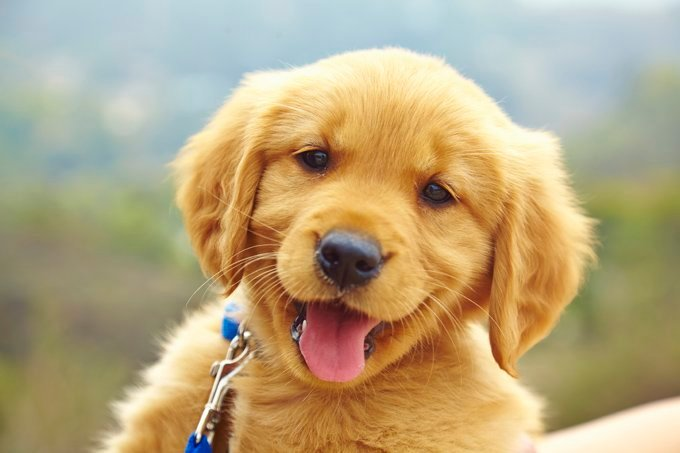
#> input picture res/puppy.jpg, 680 x 453 px
$ python edge.py
#> lines starting #> are read from the running program, lines starting #| are printed output that depends on the picture
### utils.py
import numpy as np
from PIL import Image


# [5 lines left out: function read_img, not called in this run]


def read_img_mono(path):
    # The L flag converts it to 1 channel.
#> called with path = 'res/puppy.jpg'
    img = Image.open(path).convert(mode="L")
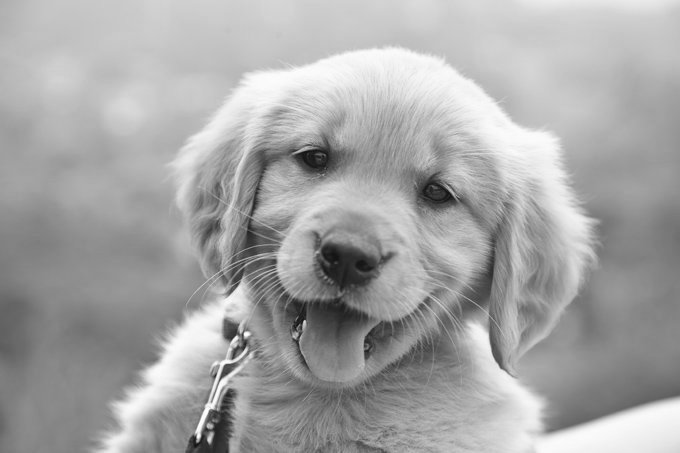
#> img: PIL image 680x453 L; min 16, max 254, mean 166.4
    return np.asarray(img)


def rgb_to_gray(ndarray):
    gray_img = Image.fromarray(ndarray).convert(mode="L")
    return np.asarray(gray_img)


def display_img(ndarray):
    Image.fromarray(ndarray.clip(0, 255).astype(np.uint8)).show()


def save_img(ndarray, path):
    Image.fromarray(ndarray.clip(0, 255).astype(np.uint8)).save(path)

### edge.py
import numpy as np
from scipy.signal import correlate, convolve, convolve2d

from utils import read_img_mono, display_img, save_img


img = read_img_mono("res/puppy.jpg")
display_img(img)


simple_edge_filter = [[-1, 0, 1]]
# Convolution
edges_detected_conv = convolve(img, simple_edge_filter, mode="same")
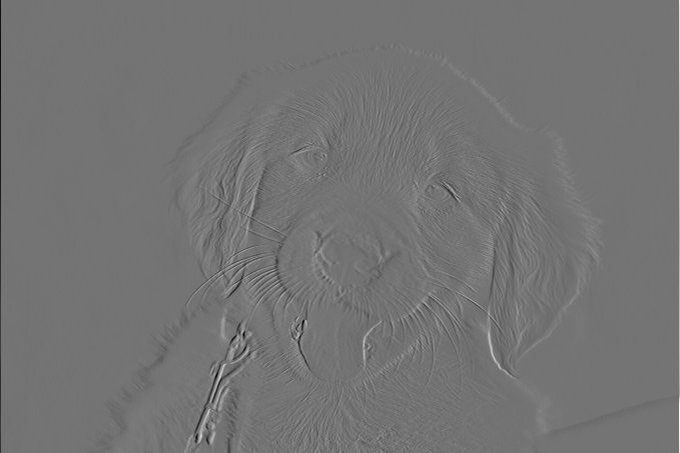
#> edges_detected_conv: shape (453, 680) int64; min -208, max 248, mean 0; drawn with min black and max white
display_img(edges_detected_conv)
#> in display_img (call 2), `Image.fromarray(ndarray.clip(0, 255).astype(np.uint8)).show()`:
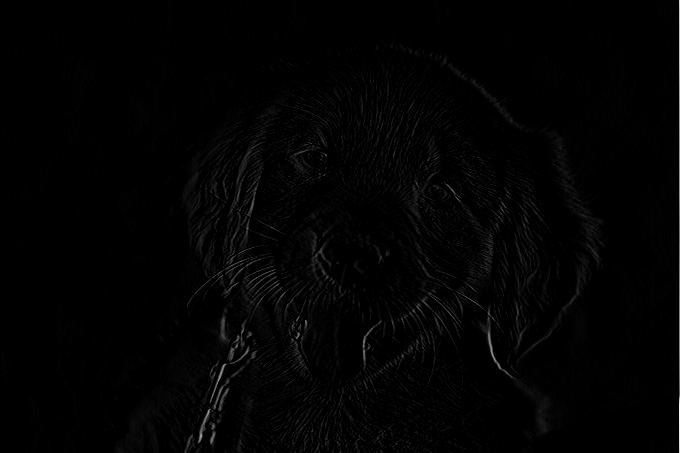
#> shown: PIL image 680x453 L; min 0, max 248, mean 2.7
# Correlation
edges_detected_corr = correlate(img, simple_edge_filter, mode="same")
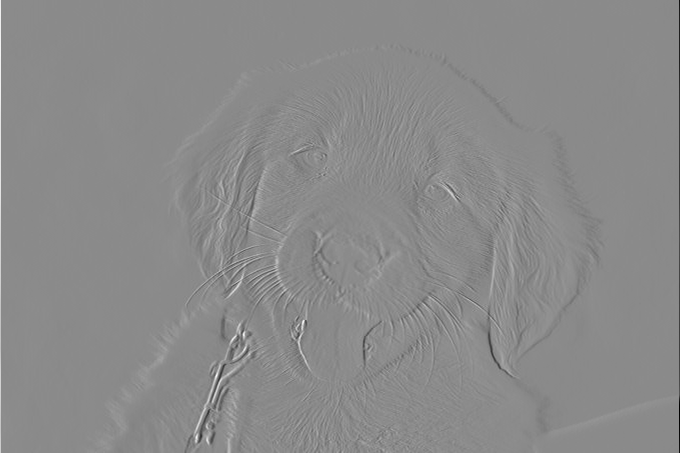
#> edges_detected_corr: shape (453, 680) int64; min -248, max 208, mean 0; drawn with min black and max white
display_img(edges_detected_corr)
#> in display_img (call 3), `Image.fromarray(ndarray.clip(0, 255).astype(np.uint8)).show()`:
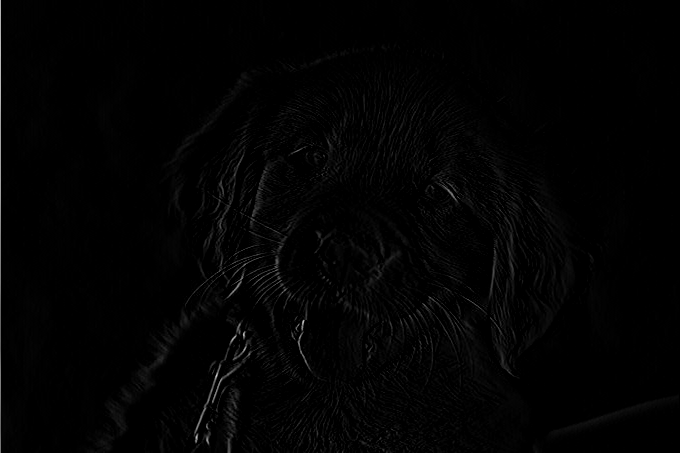
#> shown: PIL image 680x453 L; min 0, max 208, mean 2.7

# [16 lines of commented-out code are left out]
